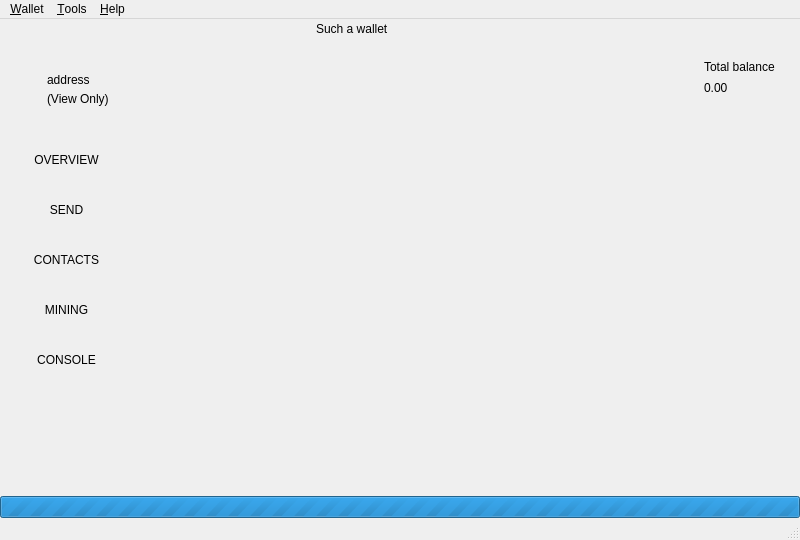
<?xml version="1.0" encoding="UTF-8"?>
<ui version="4.0">
 <class>MainWindow</class>
 <widget class="QMainWindow" name="MainWindow">
  <property name="geometry">
   <rect>
    <x>0</x>
    <y>0</y>
    <width>800</width>
    <height>540</height>
   </rect>
  </property>
  <property name="sizePolicy">
   <sizepolicy hsizetype="Preferred" vsizetype="Preferred">
    <horstretch>0</horstretch>
    <verstretch>0</verstretch>
   </sizepolicy>
  </property>
  <property name="minimumSize">
   <size>
    <width>800</width>
    <height>540</height>
   </size>
  </property>
  <property name="maximumSize">
   <size>
    <width>16777215</width>
    <height>16777215</height>
   </size>
  </property>
  <property name="windowIcon">
   <iconset>
    <normaloff>:/images/bytecoin</normaloff>:/images/bytecoin</iconset>
  </property>
  <widget class="QWidget" name="centralwidget">
   <layout class="QVBoxLayout" name="verticalLayout_2">
    <property name="spacing">
     <number>0</number>
    </property>
    <property name="leftMargin">
     <number>0</number>
    </property>
    <property name="topMargin">
     <number>0</number>
    </property>
    <property name="rightMargin">
     <number>0</number>
    </property>
    <property name="bottomMargin">
     <number>0</number>
    </property>
    <item>
     <widget class="QFrame" name="m_headerFrame">
      <property name="minimumSize">
       <size>
        <width>0</width>
        <height>116</height>
       </size>
      </property>
      <property name="maximumSize">
       <size>
        <width>16777215</width>
        <height>116</height>
       </size>
      </property>
      <property name="frameShape">
       <enum>QFrame::NoFrame</enum>
      </property>
      <property name="frameShadow">
       <enum>QFrame::Raised</enum>
      </property>
      <layout class="QHBoxLayout" name="horizontalLayout_3">
       <property name="spacing">
        <number>0</number>
       </property>
       <property name="leftMargin">
        <number>0</number>
       </property>
       <property name="topMargin">
        <number>0</number>
       </property>
       <property name="rightMargin">
        <number>25</number>
       </property>
       <property name="bottomMargin">
        <number>0</number>
       </property>
       <item>
        <spacer name="horizontalSpacer_2">
         <property name="orientation">
          <enum>Qt::Horizontal</enum>
         </property>
         <property name="sizeType">
          <enum>QSizePolicy::Fixed</enum>
         </property>
         <property name="sizeHint" stdset="0">
          <size>
           <width>20</width>
           <height>20</height>
          </size>
         </property>
        </spacer>
       </item>
       <item>
        <widget class="QLabel" name="m_logoLabel_doge">
         <property name="text">
          <string/>
         </property>
         <property name="pixmap">
          <pixmap resource="resources.qrc">:/images/images/dogo_mini.png</pixmap>
         </property>
        </widget>
       </item>
       <item>
        <spacer name="horizontalSpacer_5">
         <property name="orientation">
          <enum>Qt::Horizontal</enum>
         </property>
         <property name="sizeType">
          <enum>QSizePolicy::Fixed</enum>
         </property>
         <property name="sizeHint" stdset="0">
          <size>
           <width>20</width>
           <height>20</height>
          </size>
         </property>
        </spacer>
       </item>
       <item>
        <widget class="QFrame" name="m_walletFrame">
         <property name="frameShape">
          <enum>QFrame::NoFrame</enum>
         </property>
         <property name="frameShadow">
          <enum>QFrame::Raised</enum>
         </property>
         <layout class="QVBoxLayout" name="verticalLayout_3">
          <property name="spacing">
           <number>5</number>
          </property>
          <property name="leftMargin">
           <number>0</number>
          </property>
          <property name="topMargin">
           <number>0</number>
          </property>
          <property name="rightMargin">
           <number>0</number>
          </property>
          <property name="bottomMargin">
           <number>0</number>
          </property>
          <item>
           <layout class="QVBoxLayout" name="verticalLayout_5">
            <item>
             <layout class="QHBoxLayout" name="horizontalLayout_2">
              <item>
               <spacer name="horizontalSpacer_4">
                <property name="orientation">
                 <enum>Qt::Horizontal</enum>
                </property>
                <property name="sizeHint" stdset="0">
                 <size>
                  <width>40</width>
                  <height>20</height>
                 </size>
                </property>
               </spacer>
              </item>
              <item>
               <widget class="QLabel" name="m_updateLabel">
                <property name="cursor">
                 <cursorShape>ArrowCursor</cursorShape>
                </property>
                <property name="text">
                 <string>Such a wallet</string>
                </property>
               </widget>
              </item>
              <item>
               <spacer name="horizontalSpacer_3">
                <property name="orientation">
                 <enum>Qt::Horizontal</enum>
                </property>
                <property name="sizeHint" stdset="0">
                 <size>
                  <width>40</width>
                  <height>20</height>
                 </size>
                </property>
               </spacer>
              </item>
             </layout>
            </item>
            <item>
             <spacer name="verticalSpacer_3">
              <property name="orientation">
               <enum>Qt::Vertical</enum>
              </property>
              <property name="sizeType">
               <enum>QSizePolicy::Maximum</enum>
              </property>
              <property name="sizeHint" stdset="0">
               <size>
                <width>20</width>
                <height>40</height>
               </size>
              </property>
             </spacer>
            </item>
            <item>
             <widget class="QLabel" name="m_addressLabel">
              <property name="sizePolicy">
               <sizepolicy hsizetype="Preferred" vsizetype="Preferred">
                <horstretch>0</horstretch>
                <verstretch>0</verstretch>
               </sizepolicy>
              </property>
              <property name="cursor">
               <cursorShape>PointingHandCursor</cursorShape>
              </property>
              <property name="text">
               <string>address</string>
              </property>
              <property name="indent">
               <number>0</number>
              </property>
             </widget>
            </item>
            <item>
             <widget class="QLabel" name="m_viewOnlyLabel">
              <property name="text">
               <string>(View Only)</string>
              </property>
             </widget>
            </item>
            <item>
             <spacer name="verticalSpacer_2">
              <property name="orientation">
               <enum>Qt::Vertical</enum>
              </property>
              <property name="sizeType">
               <enum>QSizePolicy::Maximum</enum>
              </property>
              <property name="sizeHint" stdset="0">
               <size>
                <width>20</width>
                <height>40</height>
               </size>
              </property>
             </spacer>
            </item>
           </layout>
          </item>
         </layout>
        </widget>
       </item>
       <item>
        <layout class="QVBoxLayout" name="verticalLayout_7"/>
       </item>
       <item>
        <spacer name="horizontalSpacer_8">
         <property name="orientation">
          <enum>Qt::Horizontal</enum>
         </property>
         <property name="sizeType">
          <enum>QSizePolicy::Fixed</enum>
         </property>
         <property name="sizeHint" stdset="0">
          <size>
           <width>34</width>
           <height>20</height>
          </size>
         </property>
        </spacer>
       </item>
       <item>
        <widget class="QLabel" name="m_balanceIconLabel">
         <property name="text">
          <string/>
         </property>
         <property name="pixmap">
          <pixmap resource="resources.qrc">:/icons/total_balance</pixmap>
         </property>
        </widget>
       </item>
       <item>
        <spacer name="horizontalSpacer">
         <property name="orientation">
          <enum>Qt::Horizontal</enum>
         </property>
         <property name="sizeType">
          <enum>QSizePolicy::Fixed</enum>
         </property>
         <property name="sizeHint" stdset="0">
          <size>
           <width>5</width>
           <height>20</height>
          </size>
         </property>
        </spacer>
       </item>
       <item>
        <layout class="QVBoxLayout" name="verticalLayout_6">
         <property name="spacing">
          <number>5</number>
         </property>
         <item>
          <spacer name="verticalSpacer_4">
           <property name="orientation">
            <enum>Qt::Vertical</enum>
           </property>
           <property name="sizeType">
            <enum>QSizePolicy::Maximum</enum>
           </property>
           <property name="sizeHint" stdset="0">
            <size>
             <width>20</width>
             <height>40</height>
            </size>
           </property>
          </spacer>
         </item>
         <item>
          <layout class="QVBoxLayout" name="verticalLayout_4">
           <item>
            <widget class="QLabel" name="m_balanceTextLabel">
             <property name="text">
              <string>Total balance</string>
             </property>
            </widget>
           </item>
           <item>
            <widget class="QLabel" name="m_balanceLabel">
             <property name="cursor">
              <cursorShape>PointingHandCursor</cursorShape>
             </property>
             <property name="toolTip">
              <string>Click to copy</string>
             </property>
             <property name="text">
              <string>0.00</string>
             </property>
            </widget>
           </item>
          </layout>
         </item>
         <item>
          <spacer name="verticalSpacer_5">
           <property name="orientation">
            <enum>Qt::Vertical</enum>
           </property>
           <property name="sizeType">
            <enum>QSizePolicy::Maximum</enum>
           </property>
           <property name="sizeHint" stdset="0">
            <size>
             <width>20</width>
             <height>40</height>
            </size>
           </property>
          </spacer>
         </item>
        </layout>
       </item>
      </layout>
     </widget>
    </item>
    <item>
     <layout class="QHBoxLayout" name="horizontalLayout" stretch="0,0,0,0,0,0">
      <property name="spacing">
       <number>0</number>
      </property>
      <item>
       <widget class="QFrame" name="m_toolFrame">
        <property name="frameShape">
         <enum>QFrame::NoFrame</enum>
        </property>
        <property name="frameShadow">
         <enum>QFrame::Plain</enum>
        </property>
        <property name="lineWidth">
         <number>0</number>
        </property>
        <layout class="QVBoxLayout" name="verticalLayout">
         <property name="spacing">
          <number>0</number>
         </property>
         <property name="leftMargin">
          <number>0</number>
         </property>
         <property name="topMargin">
          <number>0</number>
         </property>
         <property name="rightMargin">
          <number>0</number>
         </property>
         <property name="bottomMargin">
          <number>0</number>
         </property>
         <item>
          <widget class="QPushButton" name="m_overviewButton">
           <property name="sizePolicy">
            <sizepolicy hsizetype="Minimum" vsizetype="Fixed">
             <horstretch>0</horstretch>
             <verstretch>0</verstretch>
            </sizepolicy>
           </property>
           <property name="minimumSize">
            <size>
             <width>90</width>
             <height>50</height>
            </size>
           </property>
           <property name="maximumSize">
            <size>
             <width>16777215</width>
             <height>50</height>
            </size>
           </property>
           <property name="focusPolicy">
            <enum>Qt::NoFocus</enum>
           </property>
           <property name="text">
            <string>OVERVIEW</string>
           </property>
           <property name="checkable">
            <bool>true</bool>
           </property>
           <property name="flat">
            <bool>true</bool>
           </property>
           <attribute name="buttonGroup">
            <string notr="true">m_toolButtonGroup</string>
           </attribute>
          </widget>
         </item>
         <item>
          <widget class="QPushButton" name="m_sendButton">
           <property name="sizePolicy">
            <sizepolicy hsizetype="Minimum" vsizetype="Fixed">
             <horstretch>0</horstretch>
             <verstretch>0</verstretch>
            </sizepolicy>
           </property>
           <property name="minimumSize">
            <size>
             <width>90</width>
             <height>50</height>
            </size>
           </property>
           <property name="maximumSize">
            <size>
             <width>16777215</width>
             <height>50</height>
            </size>
           </property>
           <property name="focusPolicy">
            <enum>Qt::NoFocus</enum>
           </property>
           <property name="text">
            <string>SEND</string>
           </property>
           <property name="checkable">
            <bool>true</bool>
           </property>
           <property name="flat">
            <bool>true</bool>
           </property>
           <attribute name="buttonGroup">
            <string notr="true">m_toolButtonGroup</string>
           </attribute>
          </widget>
         </item>
         <item>
          <widget class="QPushButton" name="m_addressBookButton">
           <property name="enabled">
            <bool>true</bool>
           </property>
           <property name="sizePolicy">
            <sizepolicy hsizetype="Minimum" vsizetype="Fixed">
             <horstretch>0</horstretch>
             <verstretch>0</verstretch>
            </sizepolicy>
           </property>
           <property name="minimumSize">
            <size>
             <width>90</width>
             <height>50</height>
            </size>
           </property>
           <property name="maximumSize">
            <size>
             <width>16777215</width>
             <height>50</height>
            </size>
           </property>
           <property name="focusPolicy">
            <enum>Qt::NoFocus</enum>
           </property>
           <property name="text">
            <string>CONTACTS</string>
           </property>
           <property name="checkable">
            <bool>true</bool>
           </property>
           <property name="flat">
            <bool>true</bool>
           </property>
           <attribute name="buttonGroup">
            <string notr="true">m_toolButtonGroup</string>
           </attribute>
          </widget>
         </item>
         <item>
          <widget class="QPushButton" name="m_miningButton">
           <property name="enabled">
            <bool>true</bool>
           </property>
           <property name="sizePolicy">
            <sizepolicy hsizetype="Minimum" vsizetype="Fixed">
             <horstretch>0</horstretch>
             <verstretch>0</verstretch>
            </sizepolicy>
           </property>
           <property name="minimumSize">
            <size>
             <width>90</width>
             <height>50</height>
            </size>
           </property>
           <property name="maximumSize">
            <size>
             <width>16777215</width>
             <height>50</height>
            </size>
           </property>
           <property name="focusPolicy">
            <enum>Qt::NoFocus</enum>
           </property>
           <property name="text">
            <string>MINING</string>
           </property>
           <property name="checkable">
            <bool>true</bool>
           </property>
           <property name="flat">
            <bool>true</bool>
           </property>
           <attribute name="buttonGroup">
            <string notr="true">m_toolButtonGroup</string>
           </attribute>
          </widget>
         </item>
         <item>
          <widget class="QPushButton" name="m_logButton">
           <property name="enabled">
            <bool>true</bool>
           </property>
           <property name="sizePolicy">
            <sizepolicy hsizetype="Minimum" vsizetype="Fixed">
             <horstretch>0</horstretch>
             <verstretch>0</verstretch>
            </sizepolicy>
           </property>
           <property name="minimumSize">
            <size>
             <width>90</width>
             <height>50</height>
            </size>
           </property>
           <property name="maximumSize">
            <size>
             <width>16777215</width>
             <height>50</height>
            </size>
           </property>
           <property name="focusPolicy">
            <enum>Qt::NoFocus</enum>
           </property>
           <property name="text">
            <string>CONSOLE</string>
           </property>
           <property name="checkable">
            <bool>true</bool>
           </property>
           <property name="flat">
            <bool>true</bool>
           </property>
           <attribute name="buttonGroup">
            <string notr="true">m_toolButtonGroup</string>
           </attribute>
          </widget>
         </item>
         <item>
          <spacer name="verticalSpacer">
           <property name="orientation">
            <enum>Qt::Vertical</enum>
           </property>
           <property name="sizeType">
            <enum>QSizePolicy::Expanding</enum>
           </property>
           <property name="sizeHint" stdset="0">
            <size>
             <width>20</width>
             <height>225</height>
            </size>
           </property>
          </spacer>
         </item>
        </layout>
       </widget>
      </item>
      <item>
       <widget class="WalletGUI::OverviewFrame" name="m_overviewFrame">
        <property name="frameShape">
         <enum>QFrame::NoFrame</enum>
        </property>
        <property name="frameShadow">
         <enum>QFrame::Raised</enum>
        </property>
       </widget>
      </item>
      <item>
       <widget class="WalletGUI::SendFrame" name="m_sendFrame">
        <property name="frameShape">
         <enum>QFrame::NoFrame</enum>
        </property>
        <property name="frameShadow">
         <enum>QFrame::Raised</enum>
        </property>
       </widget>
      </item>
      <item>
       <widget class="WalletGUI::MiningFrame" name="m_miningFrame">
        <property name="frameShape">
         <enum>QFrame::NoFrame</enum>
        </property>
        <property name="frameShadow">
         <enum>QFrame::Raised</enum>
        </property>
       </widget>
      </item>
      <item>
       <widget class="WalletGUI::AddressBookFrame" name="m_addressBookFrame">
        <property name="frameShape">
         <enum>QFrame::NoFrame</enum>
        </property>
        <property name="frameShadow">
         <enum>QFrame::Raised</enum>
        </property>
       </widget>
      </item>
      <item>
       <widget class="WalletGUI::LogFrame" name="m_logFrame">
        <property name="frameShape">
         <enum>QFrame::NoFrame</enum>
        </property>
        <property name="frameShadow">
         <enum>QFrame::Raised</enum>
        </property>
       </widget>
      </item>
     </layout>
    </item>
    <item>
     <widget class="WalletGUI::WalletProgressBar" name="m_syncProgress">
      <property name="maximum">
       <number>0</number>
      </property>
      <property name="value">
       <number>0</number>
      </property>
      <property name="textVisible">
       <bool>false</bool>
      </property>
     </widget>
    </item>
   </layout>
  </widget>
  <widget class="QMenuBar" name="menubar">
   <property name="geometry">
    <rect>
     <x>0</x>
     <y>0</y>
     <width>800</width>
     <height>23</height>
    </rect>
   </property>
   <widget class="QMenu" name="menuFile">
    <property name="title">
     <string>&amp;Wallet</string>
    </property>
    <addaction name="m_createWalletAction"/>
    <addaction name="m_importKeysAction"/>
    <addaction name="m_openWalletAction"/>
    <addaction name="m_remoteWalletAction"/>
    <addaction name="m_exportViewOnlyKeysAction"/>
    <addaction name="m_exportKeysAction"/>
    <addaction name="m_changePasswordAction"/>
    <addaction name="separator"/>
    <addaction name="m_exitAction"/>
   </widget>
   <widget class="QMenu" name="menuHelp">
    <property name="title">
     <string>&amp;Help</string>
    </property>
    <addaction name="m_communityForumAction"/>
    <addaction name="m_aboutBytecoinAction"/>
    <addaction name="m_aboutQtAction"/>
   </widget>
   <widget class="QMenu" name="menuTools">
    <property name="title">
     <string>&amp;Tools</string>
    </property>
    <addaction name="m_checkProofAction"/>
    <addaction name="m_openDataFolderAction"/>
    <addaction name="m_paramsAction"/>
   </widget>
   <addaction name="menuFile"/>
   <addaction name="menuTools"/>
   <addaction name="menuHelp"/>
  </widget>
  <widget class="WalletGUI::WalletStatusBar" name="statusBar"/>
  <action name="m_exitAction">
   <property name="checkable">
    <bool>false</bool>
   </property>
   <property name="enabled">
    <bool>true</bool>
   </property>
   <property name="text">
    <string>E&amp;xit</string>
   </property>
   <property name="shortcut">
    <string>Ctrl+Q</string>
   </property>
  </action>
  <action name="m_createWalletAction">
   <property name="enabled">
    <bool>true</bool>
   </property>
   <property name="text">
    <string>&amp;Create new wallet</string>
   </property>
  </action>
  <action name="m_openWalletAction">
   <property name="enabled">
    <bool>true</bool>
   </property>
   <property name="text">
    <string>&amp;Open wallet</string>
   </property>
  </action>
  <action name="m_aboutBytecoinAction">
   <property name="enabled">
    <bool>true</bool>
   </property>
   <property name="text">
    <string>&amp;About GoldenDoge</string>
   </property>
  </action>
  <action name="m_aboutQtAction">
   <property name="enabled">
    <bool>true</bool>
   </property>
   <property name="text">
    <string>About &amp;Qt</string>
   </property>
  </action>
  <action name="m_remoteWalletAction">
   <property name="enabled">
    <bool>true</bool>
   </property>
   <property name="text">
    <string>Connect to &amp;remote wallet daemon</string>
   </property>
  </action>
  <action name="m_communityForumAction">
   <property name="text">
    <string>&amp;Official site</string>
   </property>
  </action>
  <action name="m_encryptWalletAction">
   <property name="text">
    <string>&amp;Encrypt wallet</string>
   </property>
  </action>
  <action name="m_changePasswordAction">
   <property name="text">
    <string>C&amp;hange password</string>
   </property>
  </action>
  <action name="m_openDataFolderAction">
   <property name="text">
    <string>Open default data &amp;folder</string>
   </property>
  </action>
  <action name="m_importKeysAction">
   <property name="text">
    <string>Create wallet from &amp;keys</string>
   </property>
  </action>
  <action name="m_checkProofAction">
   <property name="text">
    <string>&amp;Check SendProof</string>
   </property>
  </action>
  <action name="m_paramsAction">
   <property name="text">
    <string>Wallet daemon &amp;parameters</string>
   </property>
  </action>
  <action name="m_exportViewOnlyKeysAction">
   <property name="text">
    <string>&amp;Export view only wallet</string>
   </property>
  </action>
  <action name="m_exportKeysAction">
   <property name="text">
    <string>Ex&amp;port keys</string>
   </property>
  </action>
 </widget>
 <customwidgets>
  <customwidget>
   <class>WalletGUI::OverviewFrame</class>
   <extends>QFrame</extends>
   <header>overviewframe.h</header>
   <container>1</container>
   <slots>
    <signal>copiedToClipboardSignal()</signal>
    <signal>createProofSignal(QString,bool)</signal>
   </slots>
  </customwidget>
  <customwidget>
   <class>WalletGUI::WalletStatusBar</class>
   <extends>QStatusBar</extends>
   <header>statusbar.h</header>
  </customwidget>
  <customwidget>
   <class>WalletGUI::SendFrame</class>
   <extends>QFrame</extends>
   <header>sendframe.h</header>
   <container>1</container>
  </customwidget>
  <customwidget>
   <class>WalletGUI::MiningFrame</class>
   <extends>QFrame</extends>
   <header>MiningFrame.h</header>
   <container>1</container>
  </customwidget>
  <customwidget>
   <class>WalletGUI::WalletProgressBar</class>
   <extends>QProgressBar</extends>
   <header>progressbar.h</header>
  </customwidget>
  <customwidget>
   <class>WalletGUI::AddressBookFrame</class>
   <extends>QFrame</extends>
   <header>addressbookframe.h</header>
   <container>1</container>
  </customwidget>
  <customwidget>
   <class>WalletGUI::LogFrame</class>
   <extends>QFrame</extends>
   <header>logframe.h</header>
   <container>1</container>
  </customwidget>
 </customwidgets>
 <resources>
  <include location="resources.qrc"/>
 </resources>
 <connections>
  <connection>
   <sender>m_createWalletAction</sender>
   <signal>triggered()</signal>
   <receiver>MainWindow</receiver>
   <slot>createWallet()</slot>
   <hints>
    <hint type="sourcelabel">
     <x>-1</x>
     <y>-1</y>
    </hint>
    <hint type="destinationlabel">
     <x>449</x>
     <y>299</y>
    </hint>
   </hints>
  </connection>
  <connection>
   <sender>m_aboutQtAction</sender>
   <signal>triggered()</signal>
   <receiver>MainWindow</receiver>
   <slot>aboutQt()</slot>
   <hints>
    <hint type="sourcelabel">
     <x>-1</x>
     <y>-1</y>
    </hint>
    <hint type="destinationlabel">
     <x>449</x>
     <y>299</y>
    </hint>
   </hints>
  </connection>
  <connection>
   <sender>m_aboutBytecoinAction</sender>
   <signal>triggered()</signal>
   <receiver>MainWindow</receiver>
   <slot>about()</slot>
   <hints>
    <hint type="sourcelabel">
     <x>-1</x>
     <y>-1</y>
    </hint>
    <hint type="destinationlabel">
     <x>459</x>
     <y>299</y>
    </hint>
   </hints>
  </connection>
  <connection>
   <sender>m_overviewButton</sender>
   <signal>toggled(bool)</signal>
   <receiver>m_overviewFrame</receiver>
   <slot>setVisible(bool)</slot>
   <hints>
    <hint type="sourcelabel">
     <x>105</x>
     <y>154</y>
    </hint>
    <hint type="destinationlabel">
     <x>634</x>
     <y>588</y>
    </hint>
   </hints>
  </connection>
  <connection>
   <sender>m_sendButton</sender>
   <signal>toggled(bool)</signal>
   <receiver>m_sendFrame</receiver>
   <slot>setVisible(bool)</slot>
   <hints>
    <hint type="sourcelabel">
     <x>212</x>
     <y>178</y>
    </hint>
    <hint type="destinationlabel">
     <x>953</x>
     <y>596</y>
    </hint>
   </hints>
  </connection>
  <connection>
   <sender>m_miningButton</sender>
   <signal>toggled(bool)</signal>
   <receiver>m_miningFrame</receiver>
   <slot>setVisible(bool)</slot>
   <hints>
    <hint type="sourcelabel">
     <x>159</x>
     <y>282</y>
    </hint>
    <hint type="destinationlabel">
     <x>1112</x>
     <y>456</y>
    </hint>
   </hints>
  </connection>
  <connection>
   <sender>m_addressBookButton</sender>
   <signal>toggled(bool)</signal>
   <receiver>m_addressBookFrame</receiver>
   <slot>setVisible(bool)</slot>
   <hints>
    <hint type="sourcelabel">
     <x>159</x>
     <y>230</y>
    </hint>
    <hint type="destinationlabel">
     <x>1144</x>
     <y>456</y>
    </hint>
   </hints>
  </connection>
  <connection>
   <sender>m_changePasswordAction</sender>
   <signal>triggered()</signal>
   <receiver>MainWindow</receiver>
   <slot>encryptWallet()</slot>
   <hints>
    <hint type="sourcelabel">
     <x>-1</x>
     <y>-1</y>
    </hint>
    <hint type="destinationlabel">
     <x>636</x>
     <y>411</y>
    </hint>
   </hints>
  </connection>
  <connection>
   <sender>m_openWalletAction</sender>
   <signal>triggered()</signal>
   <receiver>MainWindow</receiver>
   <slot>openWallet()</slot>
   <hints>
    <hint type="sourcelabel">
     <x>-1</x>
     <y>-1</y>
    </hint>
    <hint type="destinationlabel">
     <x>636</x>
     <y>411</y>
    </hint>
   </hints>
  </connection>
  <connection>
   <sender>m_remoteWalletAction</sender>
   <signal>triggered()</signal>
   <receiver>MainWindow</receiver>
   <slot>remoteWallet()</slot>
   <hints>
    <hint type="sourcelabel">
     <x>-1</x>
     <y>-1</y>
    </hint>
    <hint type="destinationlabel">
     <x>636</x>
     <y>411</y>
    </hint>
   </hints>
  </connection>
  <connection>
   <sender>m_communityForumAction</sender>
   <signal>triggered()</signal>
   <receiver>MainWindow</receiver>
   <slot>communityForumTriggered()</slot>
   <hints>
    <hint type="sourcelabel">
     <x>-1</x>
     <y>-1</y>
    </hint>
    <hint type="destinationlabel">
     <x>636</x>
     <y>411</y>
    </hint>
   </hints>
  </connection>
  <connection>
   <sender>m_overviewFrame</sender>
   <signal>copiedToClipboardSignal()</signal>
   <receiver>MainWindow</receiver>
   <slot>copiedToClipboard()</slot>
   <hints>
    <hint type="sourcelabel">
     <x>381</x>
     <y>456</y>
    </hint>
    <hint type="destinationlabel">
     <x>636</x>
     <y>411</y>
    </hint>
   </hints>
  </connection>
  <connection>
   <sender>m_openDataFolderAction</sender>
   <signal>triggered()</signal>
   <receiver>MainWindow</receiver>
   <slot>openDataFolder()</slot>
   <hints>
    <hint type="sourcelabel">
     <x>-1</x>
     <y>-1</y>
    </hint>
    <hint type="destinationlabel">
     <x>636</x>
     <y>411</y>
    </hint>
   </hints>
  </connection>
  <connection>
   <sender>m_logButton</sender>
   <signal>toggled(bool)</signal>
   <receiver>m_logFrame</receiver>
   <slot>setVisible(bool)</slot>
   <hints>
    <hint type="sourcelabel">
     <x>106</x>
     <y>397</y>
    </hint>
    <hint type="destinationlabel">
     <x>1165</x>
     <y>456</y>
    </hint>
   </hints>
  </connection>
  <connection>
   <sender>m_importKeysAction</sender>
   <signal>triggered()</signal>
   <receiver>MainWindow</receiver>
   <slot>importKeys()</slot>
   <hints>
    <hint type="sourcelabel">
     <x>-1</x>
     <y>-1</y>
    </hint>
    <hint type="destinationlabel">
     <x>636</x>
     <y>411</y>
    </hint>
   </hints>
  </connection>
  <connection>
   <sender>m_overviewFrame</sender>
   <signal>createProofSignal(QString,bool)</signal>
   <receiver>MainWindow</receiver>
   <slot>createProof(QString,bool)</slot>
   <hints>
    <hint type="sourcelabel">
     <x>318</x>
     <y>456</y>
    </hint>
    <hint type="destinationlabel">
     <x>636</x>
     <y>411</y>
    </hint>
   </hints>
  </connection>
  <connection>
   <sender>m_checkProofAction</sender>
   <signal>triggered()</signal>
   <receiver>MainWindow</receiver>
   <slot>checkProof()</slot>
   <hints>
    <hint type="sourcelabel">
     <x>-1</x>
     <y>-1</y>
    </hint>
    <hint type="destinationlabel">
     <x>636</x>
     <y>411</y>
    </hint>
   </hints>
  </connection>
  <connection>
   <sender>m_paramsAction</sender>
   <signal>triggered()</signal>
   <receiver>MainWindow</receiver>
   <slot>showWalletdParams()</slot>
   <hints>
    <hint type="sourcelabel">
     <x>-1</x>
     <y>-1</y>
    </hint>
    <hint type="destinationlabel">
     <x>636</x>
     <y>411</y>
    </hint>
   </hints>
  </connection>
  <connection>
   <sender>m_exportViewOnlyKeysAction</sender>
   <signal>triggered()</signal>
   <receiver>MainWindow</receiver>
   <slot>exportViewOnlyKeys()</slot>
   <hints>
    <hint type="sourcelabel">
     <x>-1</x>
     <y>-1</y>
    </hint>
    <hint type="destinationlabel">
     <x>636</x>
     <y>411</y>
    </hint>
   </hints>
  </connection>
  <connection>
   <sender>m_exportKeysAction</sender>
   <signal>triggered()</signal>
   <receiver>MainWindow</receiver>
   <slot>exportKeys()</slot>
   <hints>
    <hint type="sourcelabel">
     <x>-1</x>
     <y>-1</y>
    </hint>
    <hint type="destinationlabel">
     <x>636</x>
     <y>411</y>
    </hint>
   </hints>
  </connection>
 </connections>
 <slots>
  <slot>aboutQt()</slot>
  <slot>showLog()</slot>
  <slot>about()</slot>
  <slot>copyAddress()</slot>
  <slot>setStartOnLoginEnabled(bool)</slot>
  <slot>setMinimizeToTrayEnabled(bool)</slot>
  <slot>setCloseToTrayEnabled(bool)</slot>
  <slot>communityForumTriggered()</slot>
  <slot>showConsole()</slot>
  <slot>encryptWallet()</slot>
  <slot>openWallet()</slot>
  <slot>createWallet()</slot>
  <slot>remoteWallet()</slot>
  <slot>copiedToClipboard()</slot>
  <slot>openDataFolder()</slot>
  <slot>importKeys()</slot>
  <slot>createProof(QString,bool)</slot>
  <slot>checkProof()</slot>
  <slot>showWalletdParams()</slot>
  <slot>exportViewOnlyKeys()</slot>
  <slot>exportKeys()</slot>
 </slots>
 <buttongroups>
  <buttongroup name="m_toolButtonGroup">
   <property name="exclusive">
    <bool>true</bool>
   </property>
  </buttongroup>
 </buttongroups>
</ui>
